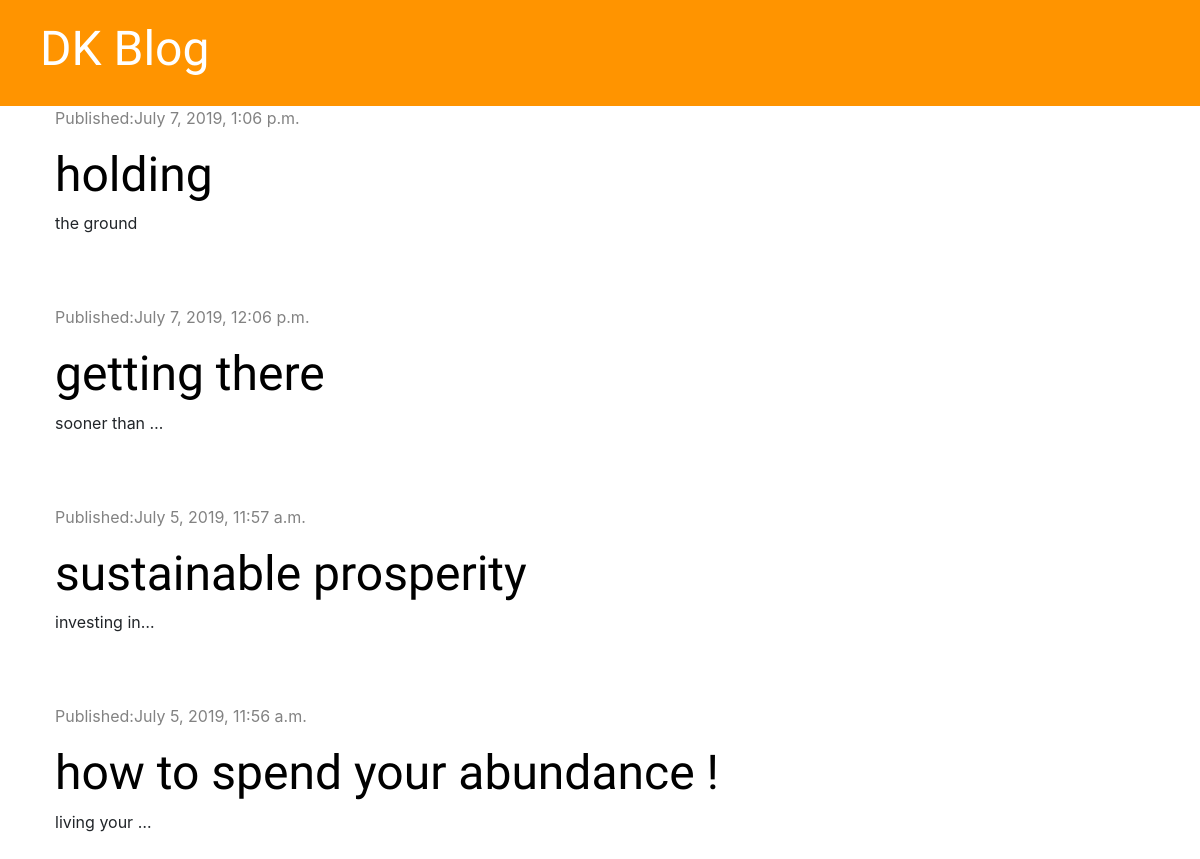
/, run on an earlier commit of the app's database.
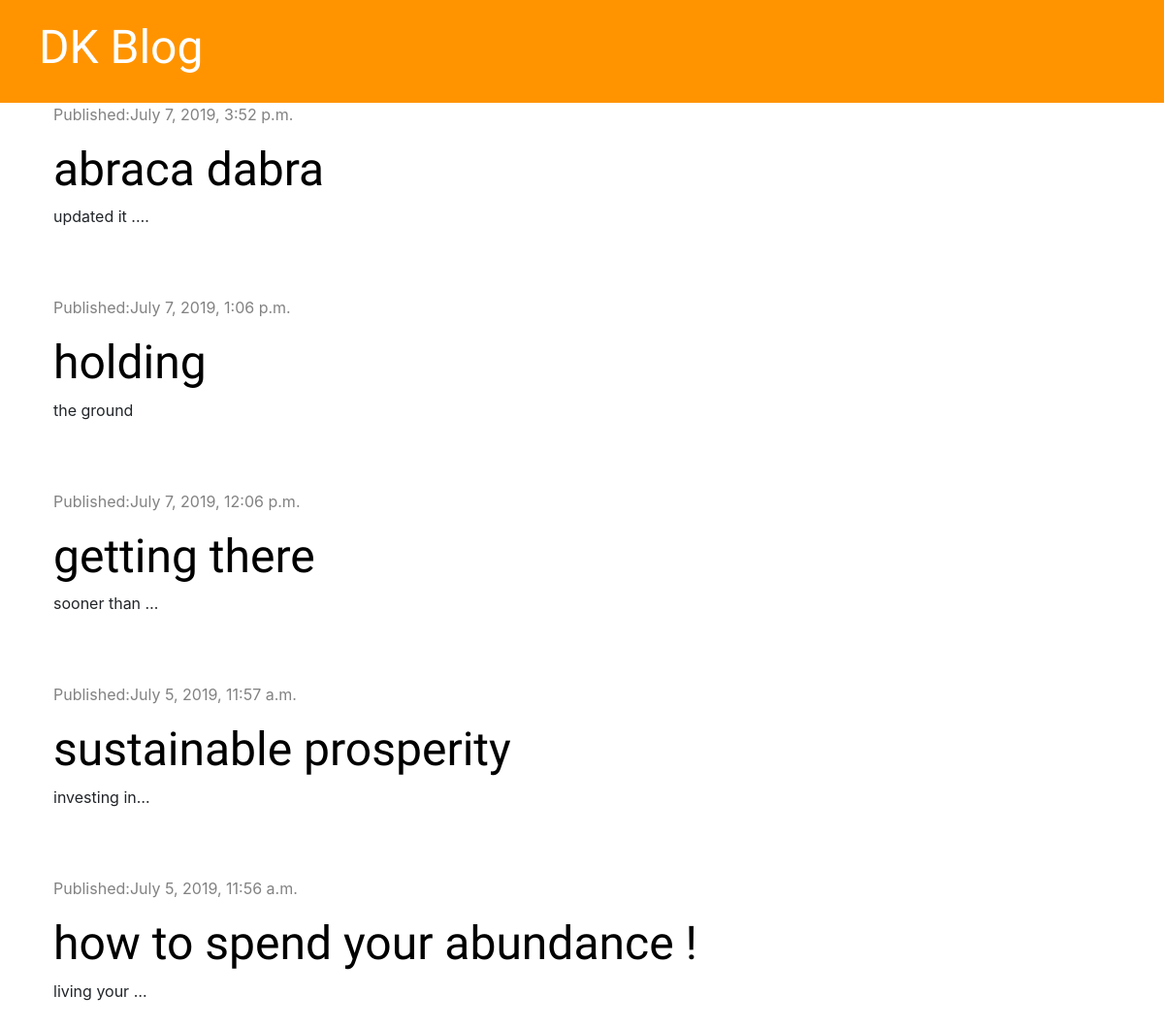
And on a later commit of the database.
### blog/models.py (models this page shows, shortened)
class Post(models.Model):
    author = models.ForeignKey('auth.User' , on_delete=models.CASCADE)
    title = models.CharField(max_length=200)
    text = models.TextField()
    created_date = models.DateTimeField(default=timezone.now)
    published_date = models.DateTimeField(blank=True, null=True)

### blog/views.py (the view)
# urls.py: path('', views.post_list, name='post_list'),
def post_list(request):
    posts = Post.objects.filter(published_date__lte=timezone.now()).order_by('-published_date')
    stuff_for_frontend = {'posts': posts}
    return render(request, 'blog/post_list.html', stuff_for_frontend)

### blog/templates/blog/post_list.html
{% extends 'blog/base.html'%}
{% block content%}
{% for post in posts %}
<div class="post">
    <div class="date">
        <p>Published:{{post.published_date}}</p>
    </div>
    <h1><a href="{% url 'post_detail' pk=post.pk %}">{{post.title}}</a></h1>
    <p>{{post.text|truncatechars:13|linebreaksbr}}</p>
</div>
{% endfor %}
{% endblock %}

What changed in the data, as far as the page shows it:
added Post: published_date "July 7, 2019, 3:52 p.m.", title "abraca dabra", text "updated it .…"
